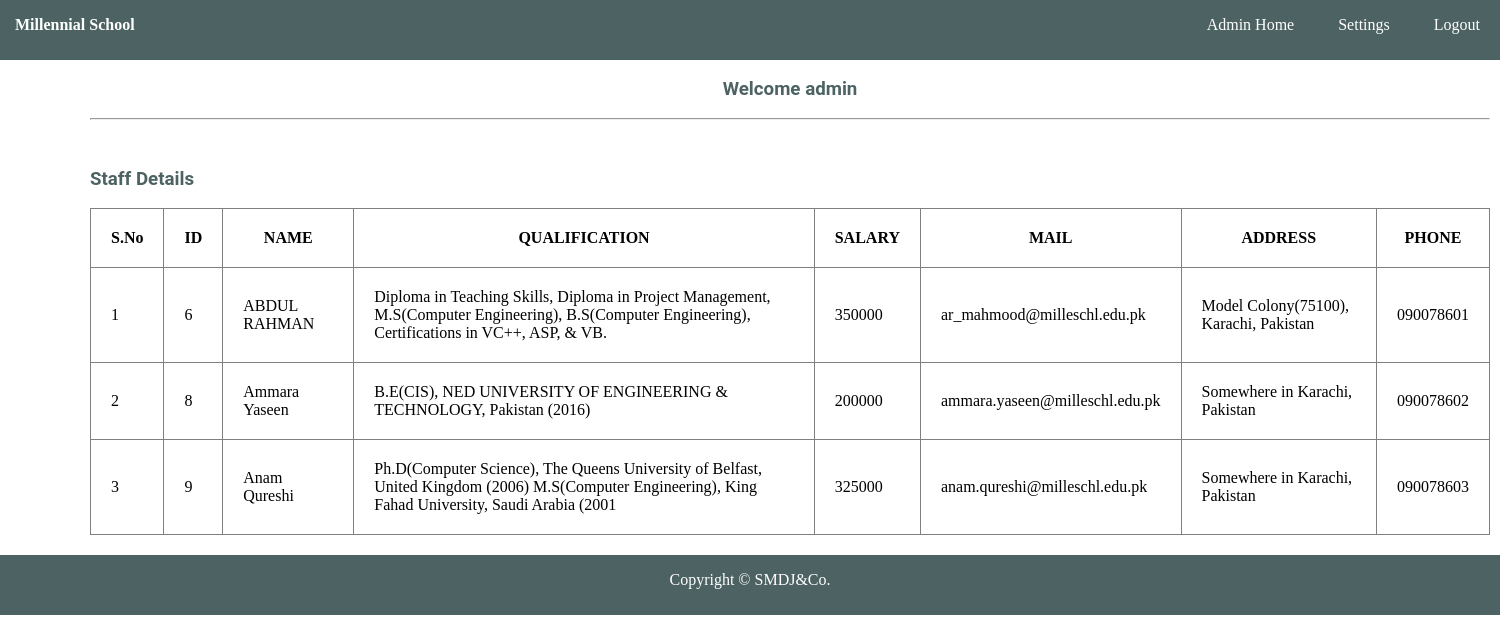
The page /MillennialSchool.com/school/view_staff.php (signed in) on the database its author committed.
### tables this page shows
CREATE TABLE `staff` (
  `TID` int(11) NOT NULL,
  `TNAME` varchar(150) NOT NULL,
  `TPASS` varchar(150) NOT NULL,
  `QUAL` varchar(150) NOT NULL,
  `SAL` varchar(150) NOT NULL,
  `PNO` varchar(150) NOT NULL,
  `MAIL` varchar(150) NOT NULL,
  `PADDR` text NOT NULL,
  `IMG` varchar(150) NOT NULL
);

### MillennialSchool.com/school/view_staff.php (the view, shortened to what this page needs)
<?php
	include"database.php";
?>
<!DOCTYPE html>
<html>
	<head>
		<link rel="stylesheet" type="text/css" href="css/style.css">
	</head>
	<body>
			<?php include"navbar.php";?><br>
				<div id="section">
					<h3 class="text">Welcome <?php echo $_SESSION["ANAME"]; ?></h3><br><hr><br>
					<div class="tbox" >
					<h3 style="margin-top:30px;"> Staff Details</h3><br>
					<table border="1px" >
						<tr>
							<th>S.No</th>
							<th>ID</th>
							<th>NAME</th>
							<th>QUALIFICATION</th>
							<th>SALARY</th>
							<th>MAIL</th>
							<th>ADDRESS</th>
							<th>PHONE</th>
						</tr>
						<?php
							$s="select * from staff";
							$res=$db->query($s);
							if($res->num_rows>0)
							{
								$i=0;
								while($r=$res->fetch_assoc())
								{
									$i++;
									echo "
										<tr>
										<td>{$i}</td>
										<td>{$r["TID"]}</td>
										<td>{$r["TNAME"]}</td>
										<td>{$r["QUAL"]}</td>
										<td>{$r["SAL"]}</td>
										<td>{$r["MAIL"]}</td>
										<td>{$r["PADDR"]}</td>
										<td>{$r["PNO"]}</td>
										</tr>
									";
								}
							}
							else
							{
								echo "No Record Found";
							}
						?>
		</table>
</div>
				</div>
			<?php include"footer.php";?>
	</body>
</html>

### MillennialSchool.com/school/css/style.css (style rules this page uses)
* { padding:0px; margin:0px; }
html { background:#fff; }
h1,h2,h3,h4,h5,h6,label { font-family:roboto; color:#4D6262; }
.text { text-align:center; }
#section { height:auto; width:1400px; margin-left:90px; font-family:cambria; }
.tbox { float:left; }
.tbox table { border-collapse:collapse; }
tr,td,th { padding:20px; }
table { border-collapse:collapse; }

### rows shown on the page
staff: TID "6", TNAME "ABDUL RAHMAN", QUAL "Diploma in Teaching Skills, Diploma in Project Management, M.S(Computer Engineering), B.S(Computer Engineering), Certifications in VC++, ASP, & VB.", SAL "350000", MAIL "ar_mahmood@milleschl.edu.pk", PADDR "Model Colony(75100), Karachi, Pakistan", PNO "090078601"
staff: TID "8", TNAME "Ammara Yaseen", QUAL "B.E(CIS), NED UNIVERSITY OF ENGINEERING & TECHNOLOGY, Pakistan (2016)", SAL "200000", MAIL "ammara.yaseen@milleschl.edu.pk", PADDR "Somewhere in Karachi, Pakistan", PNO "090078602"
staff: TID "9", TNAME "Anam Qureshi", QUAL "Ph.D(Computer Science), The Queens University of Belfast, United Kingdom (2006) M.S(Computer Engineering), King Fahad University, Saudi Arabia (2001", SAL "325000", MAIL "anam.qureshi@milleschl.edu.pk", PADDR "Somewhere in Karachi, Pakistan", PNO "090078603"

### other values the page prints
$_SESSION["ANAME"] "admin"
